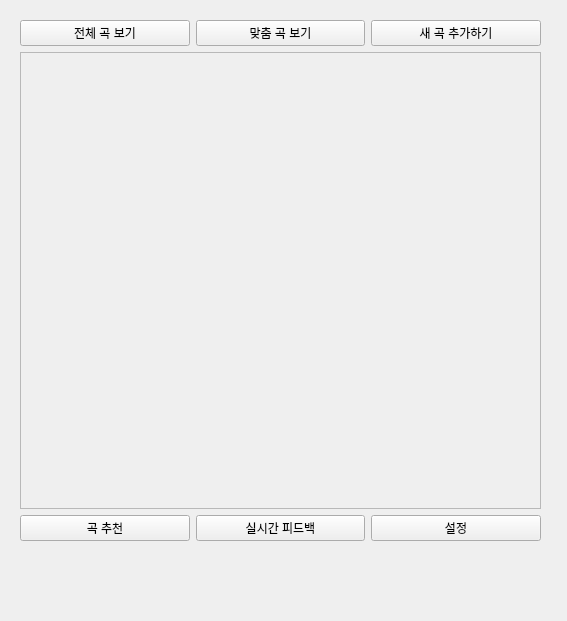
<?xml version="1.0" encoding="UTF-8"?>
<ui version="4.0">
 <class>MainWindow</class>
 <widget class="QMainWindow" name="MainWindow">
  <property name="geometry">
   <rect>
    <x>0</x>
    <y>0</y>
    <width>567</width>
    <height>621</height>
   </rect>
  </property>
  <property name="font">
   <font>
    <family>Noto Sans KR</family>
   </font>
  </property>
  <property name="windowTitle">
   <string>MainWindow</string>
  </property>
  <property name="styleSheet">
   <string notr="true">background-color: rgb(239, 239, 239)</string>
  </property>
  <widget class="QWidget" name="centralwidget">
   <widget class="QWidget" name="verticalLayoutWidget">
    <property name="geometry">
     <rect>
      <x>20</x>
      <y>20</y>
      <width>521</width>
      <height>521</height>
     </rect>
    </property>
    <layout class="QVBoxLayout" name="verticalLayout">
     <item>
      <layout class="QHBoxLayout" name="horizontalLayout">
       <item>
        <widget class="QPushButton" name="pushButton_2">
         <property name="text">
          <string>전체 곡 보기</string>
         </property>
        </widget>
       </item>
       <item>
        <widget class="QPushButton" name="pushButton_6">
         <property name="text">
          <string>맞춤 곡 보기</string>
         </property>
        </widget>
       </item>
       <item>
        <widget class="QPushButton" name="pushButton_3">
         <property name="text">
          <string>새 곡 추가하기</string>
         </property>
        </widget>
       </item>
      </layout>
     </item>
     <item>
      <layout class="QVBoxLayout" name="verticalLayout_3">
       <item>
        <widget class="QScrollArea" name="scrollArea">
         <property name="widgetResizable">
          <bool>true</bool>
         </property>
         <widget class="QWidget" name="scrollAreaWidgetContents">
          <property name="geometry">
           <rect>
            <x>0</x>
            <y>0</y>
            <width>515</width>
            <height>453</height>
           </rect>
          </property>
         </widget>
        </widget>
       </item>
      </layout>
     </item>
     <item>
      <layout class="QHBoxLayout" name="horizontalLayout_2">
       <item>
        <widget class="QPushButton" name="pushButton">
         <property name="text">
          <string>곡 추천</string>
         </property>
        </widget>
       </item>
       <item>
        <widget class="QPushButton" name="pushButton_4">
         <property name="text">
          <string>실시간 피드백</string>
         </property>
        </widget>
       </item>
       <item>
        <widget class="QPushButton" name="pushButton_5">
         <property name="text">
          <string>설정</string>
         </property>
        </widget>
       </item>
      </layout>
     </item>
    </layout>
   </widget>
  </widget>
  <widget class="QStatusBar" name="statusBar"/>
 </widget>
 <resources/>
 <connections/>
</ui>
